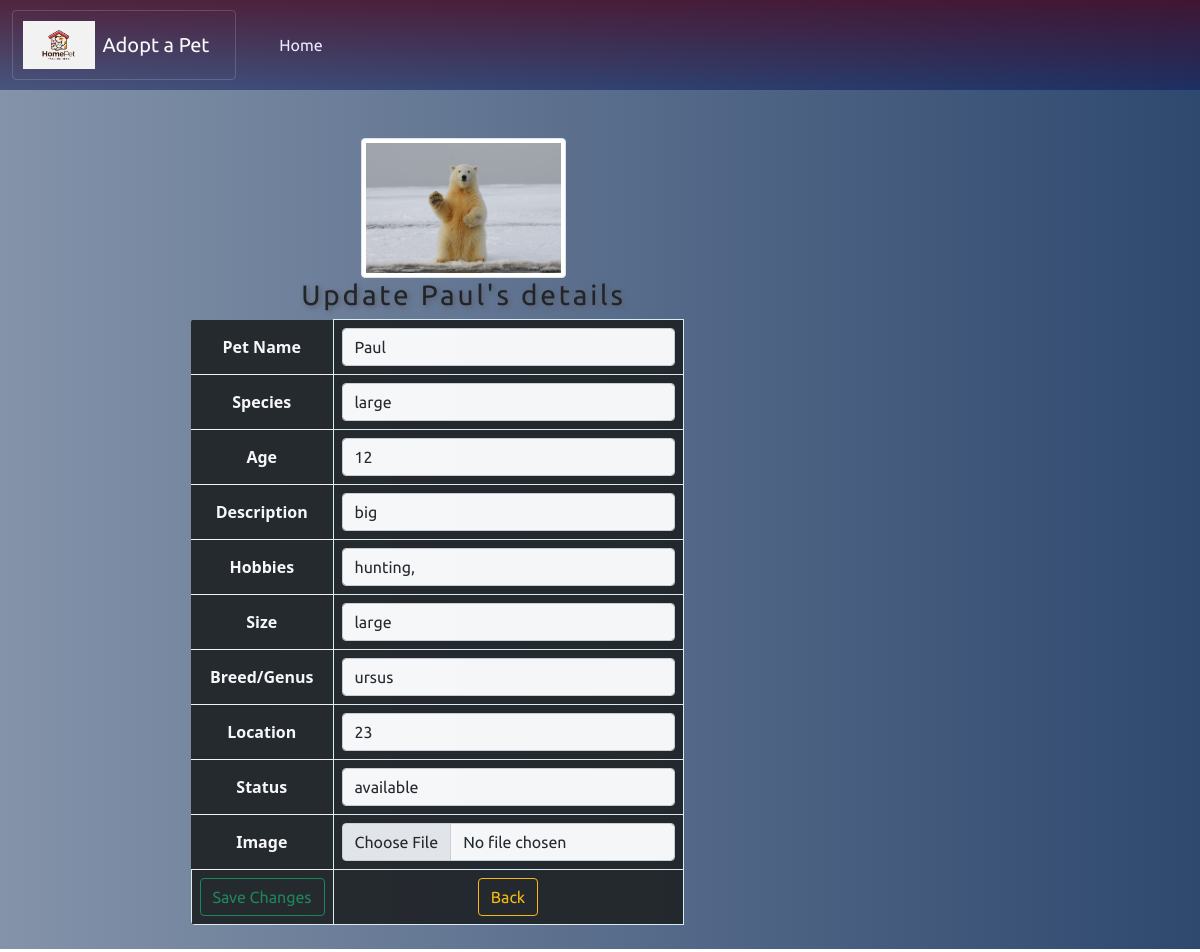
Page /pets/update.php?id=1 (signed in) on the committed database.
### tables this page shows
CREATE TABLE `animals` (
  `pet_id` int(11) NOT NULL,
  `pet_name` varchar(128) NOT NULL,
  `picture` varchar(55) DEFAULT NULL,
  `location` varchar(255) NOT NULL,
  `description` varchar(255) NOT NULL,
  `size` varchar(10) NOT NULL,
  `age` int(3) NOT NULL,
  `hobbies` varchar(255) NOT NULL,
  `breed` varchar(128) NOT NULL,
  `status` varchar(22) NOT NULL DEFAULT 'available',
  `species` varchar(55) NOT NULL
);

### pets/update.php (the view, shortened to what this page needs)
<?php
require_once '../includes/db_connect.inc.php';
if ($_GET['id']) {
    $id = $_GET['id'];
    $sql = "SELECT * FROM animals WHERE animals.pet_id = {$id};";
    $result = mysqli_query($connect, $sql);
    if (mysqli_num_rows($result) == 1) {
        $data = mysqli_fetch_assoc($result);
        $name = $data["pet_name"];
        $pic = $data["picture"];
        $loc = $data["location"];
        $desc = $data["description"];
        $size = $data["size"];
        $age = $data["age"];
        $hob = $data["hobbies"];
        $breed = $data["breed"];
        $species = $data["species"];
        $status = $data["status"];
        if (strtolower($status) == 'available') {
            $status .= ' for adoption';
        } else if (strtolower($status) == 'reserved') {
            $class = "text-danger";
        } else {
            $class = "Availability information unavailable.";
        }
    } else {
        header("location: error.php");
    }
} else {
    header("location: error.php");
}
?>
<!DOCTYPE html>
<html lang="en" dir="ltr">
<head>
    <?php require_once '../includes/bootstrap_css.inc.php' ?>
    <link rel="stylesheet" href="../sass/main.css">
</head>
<body>
    <div class="update-container">
        <nav class="navbar navbar-expand-lg navbar-light">
            <div class="container-fluid">
                <div class="brand-wrapper rounded d-flex justify-content-start align-items-center">
                    <a href="../dashboard.php">
                        <img src="../pictures/pet-logo.jpeg" height="48" class="me-2" alt="">
                    </a>
                    <a class="navbar-brand text-light" href="../dashboard.php">
                        Adopt a Pet
                    </a>
                </div>
                <div class="collapse navbar-collapse" id="navbarNavDropdown">
                    <ul class="navbar-nav">
                        <li class="nav-item">
                            <a class="nav-link" aria-current="page" href="../dashboard.php">Home</a>
                        </li>
                    </ul>
                </div>
            </div>
        </nav>
        <div class="container prod-update-container m-auto text-center mt-4 mb-4 p-4">
            <div class="w-75 d-flex justify-content-between align-items-center flex-column">
                <img src="../pictures/<?php echo $pic; ?>" class="w-25 img-thumbnail rounded"
                    alt="<?php echo $name; ?>" />
                <h3 class="media-title w-75">Update <?php echo ' ' . $name . "'s details"; ?></h3>
            </div>
            <form action="actions/a_update.php" method="POST" enctype="multipart/form-data">
                <table class='table table-dark w-75 table-hover m-auto border-light rounded'>
                    <tr>
                        <th>Pet Name</th>
                        <td>
                            <input class='form-control' type="text" name="name" placeholder=""
                                value=<?php echo $name; ?> />
                        </td>
                    </tr>
                    <tr>
                        <th>Species</th>
                        <td>
                            <input class='form-control' type="text" name="species" placeholder=""
                                value=<?php echo $species; ?> />
                        </td>
                    </tr>
                    <tr>
                        <th>Age</th>
                        <td>
                            <input class='form-control' type="number" name="age" placeholder=""
                                value=<?php echo $age; ?> step="any" />
                        </td>
                    </tr>
                    <tr>
                        <th>Description</th>
                        <td>
                            <input class='form-control' type="text" name="description" placeholder=""
                                value=<?php echo $desc; ?> />
                        </td>
                    </tr>
                    <tr>
                        <th>Hobbies</th>
                        <td>
                            <input class='form-control' type="text" name="hobbies" placeholder="" step="any"
                                value=<?php echo $hob; ?> />
                        </td>
                    </tr>
                    <tr>
                        <th>Size</th>
                        <td>
                            <input class='form-control' type="text" name="size" placeholder=""
                                value=<?php echo $size; ?> />
                        </td>
                    </tr>
                    <tr>
                        <th>Breed/Genus</th>
                        <td>
                            <input class='form-control' type="text" name="breed" placeholder=""
                                value=<?php echo $breed; ?> />
                        </td>
                    </tr>
                    <tr>
                        <th>Location</th>
                        <td>
                            <input class='form-control' type="text" name="location" placeholder=""
                                value=<?php echo $loc; ?> />
                        </td>
                    </tr>
                    <tr>
                        <th>Status</th>
                        <td>
                            <input class='form-control' type="text" name="status"
                                placeholder="E.g Available or Reserved" value=<?php echo $status; ?> />
                        </td>
                    </tr>
                    <tr>
                        <th>Image</th>
                        <td>
                            <input class='form-control' type="file" name="picture" />
                        </td>
                    </tr>
                    <tr>
                        <td>
                            <button class="btn btn-outline-success" type="submit">Save Changes</button>
                        </td>
                        <td>
                            <a href="../dashboard.php">
                                <button class="btn btn-outline-warning" type="button">Back</button>
                            </a>
                        </td>
                    </tr>
                </table>
            </form>
        </div>
    </div>
</body>
</html>

### sass/main.css (style rules this page uses)
.home-container, .create-container, .update-container, .a_update-container { background-image: -webkit-gradient(linear, left top, right top, from(rgba(10, 40, 85, 0.5)), to(rgba(10, 40, 85, 0.85))); background-image: linear-gradient(to right, rgba(10, 40, 85, 0.5), rgba(10, 40, 85, 0.85)); }
nav { height: 90px; background: -webkit-gradient(linear, left bottom, left top, from(rgba(10, 24, 85, 0.5)), to(rgba(68, 9, 36, 0.8))) !important; background: linear-gradient(to top, rgba(10, 24, 85, 0.5), rgba(68, 9, 36, 0.8)) !important; font-family: ubu-r; }
.brand-wrapper { border: solid 1px rgba(222, 212, 212, 0.2); margin-right: 2.2em; padding: 0.6em; }
.brand-wrapper img { -webkit-transition: all 2.8s ease-in-out; transition: all 2.8s ease-in-out; }
nav .nav-link { color: #ebedff !important; margin-right: 1em; }
.media-title { font-family: ubu-r; letter-spacing: 0.1em; text-shadow: 2px 2px 5px #5a5e69; }
table { display: block; overflow-x: auto; opacity: 0.94; }
td { text-align: center; vertical-align: middle; border: solid 1px #e1f4f7 !important; font-family: ubu-r; font-size: 0.9em; }
tr { text-align: center; }

### pets/update.php (style rules this page uses)
th { vertical-align: middle; }

### rows in the picture
animals: picture (picture), pet_name "Paul", name "Paul", age "12", size "large"
